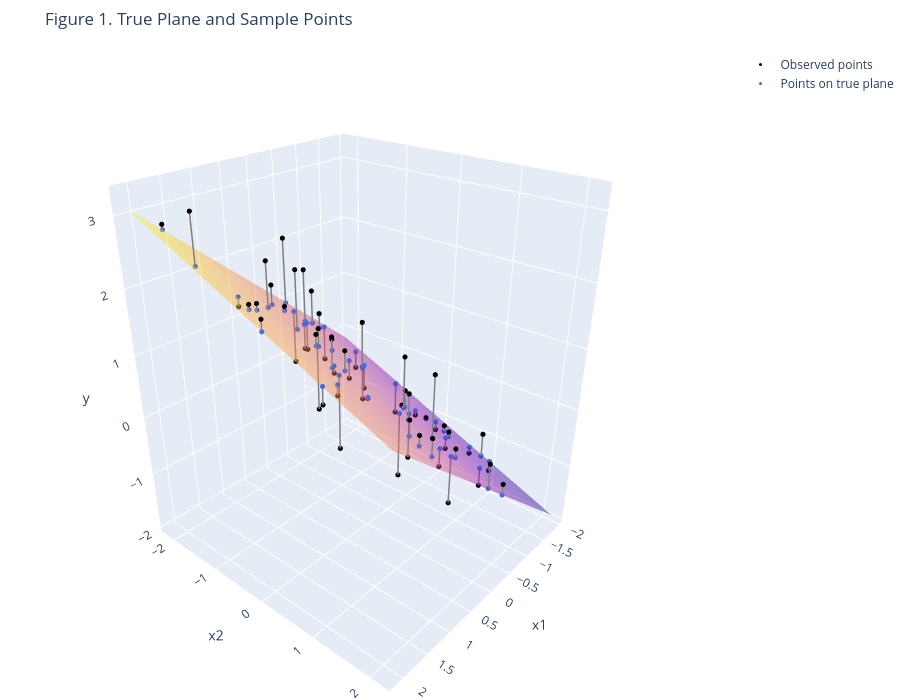
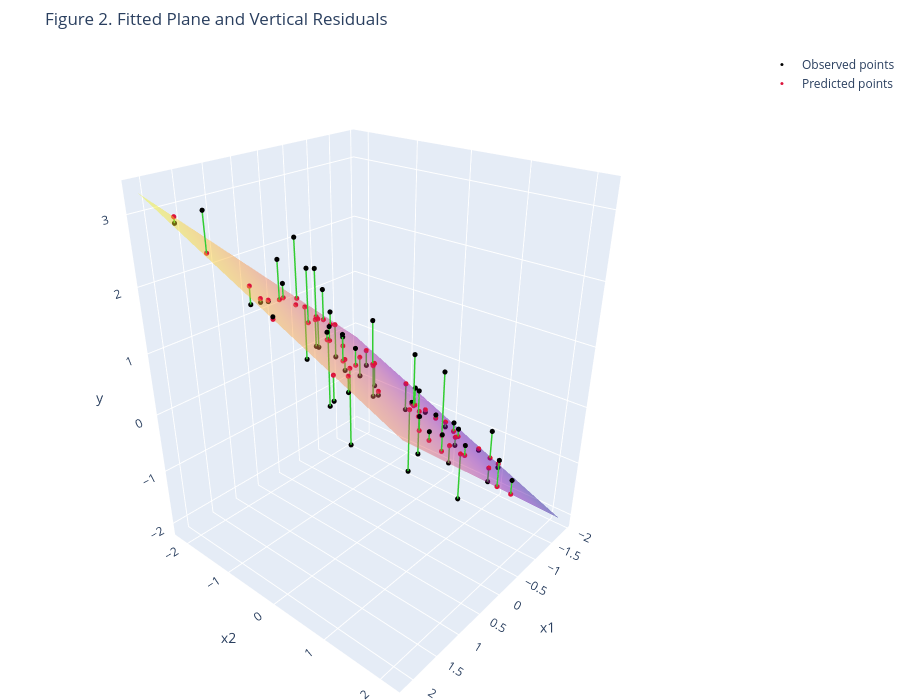

Notebook cell for these charts, in order:
### Markdown cell above
### 三维回归可视化的完整代码示例

### Code cell
# ============================================================
# 讲义版：三维回归平面、真实平面、拟合平面与竖直残差
# 说明：
# 1. 图 1：真实平面 + 样本点
# 2. 图 2：拟合平面 + 预测点 + 竖直残差
# 3. 使用 plotly 生成交互式图形，适合课堂演示
# ============================================================

import numpy as np
from sklearn.linear_model import LinearRegression
import plotly.graph_objects as go

# 创建 ./figs 子文件夹，用于保存生成的 HTML 图形
import os
if not os.path.exists('./figs'):
    os.makedirs('./figs')


# ------------------------------------------------------------
# 1. 生成模拟数据
#    这里设定一个“真实”的线性关系：
#    y = beta0 + beta1*x1 + beta2*x2 + error
# ------------------------------------------------------------
np.random.seed(123)

# 样本量
n = 60

# 生成两个自变量
x1 = np.random.uniform(-2.2, 2.2, n)
x2 = np.random.uniform(-2.2, 2.2, n)

# 真实参数
beta0_true = 0.5
beta1_true = 0.8
beta2_true = -0.4

# 随机扰动项
eps = np.random.normal(loc=0, scale=0.55, size=n)

# 真实平面上的“无误差部分”
y_true_plane = beta0_true + beta1_true * x1 + beta2_true * x2

# 实际观测值
y = y_true_plane + eps

# ------------------------------------------------------------
# 2. 拟合线性回归模型
# ------------------------------------------------------------
X = np.column_stack([x1, x2])

model = LinearRegression()
model.fit(X, y)

# 样本点的拟合值
y_hat = model.predict(X)

print("真实参数：")
print(f"beta0 = {beta0_true:.4f}, beta1 = {beta1_true:.4f}, beta2 = {beta2_true:.4f}")

print("\nOLS 估计结果：")
print(f"beta0_hat = {model.intercept_:.4f}")
print(f"beta1_hat = {model.coef_[0]:.4f}")
print(f"beta2_hat = {model.coef_[1]:.4f}")

# ------------------------------------------------------------
# 3. 构造网格点
#    用于绘制“真实平面”和“拟合平面”
# ------------------------------------------------------------
x1_grid = np.linspace(x1.min(), x1.max(), 35)
x2_grid = np.linspace(x2.min(), x2.max(), 35)
X1_grid, X2_grid = np.meshgrid(x1_grid, x2_grid)

# 真实平面
Y_true_grid = beta0_true + beta1_true * X1_grid + beta2_true * X2_grid

# 拟合平面
Y_hat_grid = (
    model.intercept_
    + model.coef_[0] * X1_grid
    + model.coef_[1] * X2_grid
)

# ============================================================
# 图 1：真实平面 + 样本点
# ============================================================
fig1 = go.Figure()

# 真实平面
fig1.add_trace(
    go.Surface(
        x=X1_grid,
        y=X2_grid,
        z=Y_true_grid,
        opacity=0.45,
        showscale=False,
        name="True plane"
    )
)

# 样本点
fig1.add_trace(
    go.Scatter3d(
        x=x1,
        y=x2,
        z=y,
        mode="markers",
        marker=dict(
            size=3,
            color="black"
        ),
        name="Observed points"
    )
)

# 可选：在样本点对应位置，标出“真实平面上的点”
# 这样读者可以更直观看到误差项的含义
fig1.add_trace(
    go.Scatter3d(
        x=x1,
        y=x2,
        z=y_true_plane,
        mode="markers",
        marker=dict(
            size=3,
            color="royalblue"
        ),
        name="Points on true plane"
    )
)

# 误差线：从真实平面到观测点
for i in range(n):
    fig1.add_trace(
        go.Scatter3d(
            x=[x1[i], x1[i]],
            y=[x2[i], x2[i]],
            z=[y_true_plane[i], y[i]],
            mode="lines",
            line=dict(
                width=3,
                color="gray"
            ),
            showlegend=False
        )
    )

fig1.update_layout(
    title="Figure 1. True Plane and Sample Points",
    scene=dict(
        xaxis_title="x1",
        yaxis_title="x2",
        zaxis_title="y",
        camera=dict(
            eye=dict(x=1.55, y=1.35, z=1.10)
        )
    ),
    width=900,
    height=700,
    margin=dict(l=0, r=0, b=0, t=50)
)

# ============================================================
# 图 2：拟合平面 + 预测点 + 竖直残差
# ============================================================
fig2 = go.Figure()

# 拟合平面
fig2.add_trace(
    go.Surface(
        x=X1_grid,
        y=X2_grid,
        z=Y_hat_grid,
        opacity=0.45,
        showscale=False,
        name="Fitted plane"
    )
)

# 真实观测点
fig2.add_trace(
    go.Scatter3d(
        x=x1,
        y=x2,
        z=y,
        mode="markers",
        marker=dict(
            size=3,
            color="black"
        ),
        name="Observed points"
    )
)

# 拟合点（位于拟合平面上）
fig2.add_trace(
    go.Scatter3d(
        x=x1,
        y=x2,
        z=y_hat,
        mode="markers",
        marker=dict(
            size=3,
            color="crimson"
        ),
        name="Predicted points"
    )
)

# 竖直残差线
# 注意：固定 x1、x2，仅在 y 方向连接真实值与拟合值
for i in range(n):
    fig2.add_trace(
        go.Scatter3d(
            x=[x1[i], x1[i]],
            y=[x2[i], x2[i]],
            z=[y[i], y_hat[i]],
            mode="lines",
            line=dict(
                width=3,
                color="limegreen"
            ),
            showlegend=False
        )
    )

fig2.update_layout(
    title="Figure 2. Fitted Plane and Vertical Residuals",
    scene=dict(
        xaxis_title="x1",
        yaxis_title="x2",
        zaxis_title="y",
        camera=dict(
            eye=dict(x=1.55, y=1.35, z=1.10)
        )
    ),
    width=900,
    height=700,
    margin=dict(l=0, r=0, b=0, t=50)
)

# ------------------------------------------------------------
# 4. 显示图形
# ------------------------------------------------------------
fig1.show()
fig2.show()

# ------------------------------------------------------------
# 5. 保存为 HTML
#    保存后可直接在浏览器中打开，适合课堂展示或放到课程网页
# ------------------------------------------------------------
fig1.write_html("./figs/fig_true_plane.html")
fig2.write_html("./figs/fig_fitted_plane_residuals.html")

### Figure 1 — Plotly figure (JSON) as saved in the notebook; plotly's stock layout.template omitted (floating-point values rounded to 4 significant figures; data arrays with more than 128 entries replaced by an {"elided": "..."} marker saying what was removed)
{"data": [{"name": "True plane", "opacity": 0.45, "showscale": false, "type": "surface", "x": {"elided": "35x35 float values"}, "y": {"elided": "35x35 float values"}, "z": {"elided": "35x35 float values"}}, {"marker": {"color": "black", "size": 3}, "mode": "markers", "name": "Observed points", "type": "scatter3d", "x": [0.8645, -0.941, -1.202, 0.2258, 0.9657, -0.3383, 2.115, 0.8133, -0.0839, -0.4747, -0.69, 1.008, -0.2703, -1.937, -0.4486, 1.047, -1.397, -1.428, 0.1388, 0.14, 0.5914, 1.537, 0.9876, 0.4885, 0.9788, -0.779, -0.6081, -1.196, -0.9077, 0.5763, -1.795, -0.2917, -0.3042, -0.02779, -0.3263, -0.8261, -0.3241, 1.731, 1.954, 0.008081, 0.5454, -1.691, -0.8039, -0.3748, 1.612, -1.098, -0.07465, 2.136, 0.08573, 0.4967, -1.669, 1.436, 0.4535, 0.1983, -0.6918, -0.8619, -0.3651, 0.7977, 1.652, 0.04586], "y": [0.745, 0.3781, 0.5496, 0.7686, 1.506, -1.834, 1.16, -1.128, -1.345, 0.3188, -1.779, 1.695, 0.5599, 0.983, -2.129, 0.4155, 0.2499, -1.501, -1.526, 0.8603, -0.7974, 0.8447, 0.2393, -0.4886, 1.871, 1.503, -0.6275, -2.008, -0.859, -0.448, 0.9018, 2.18, -0.634, 1.155, 0.41, 0.8435, -1.535, -0.4449, -1.14, -0.6888, 0.05776, 0.7331, -1.734, -1.624, -0.7833, 0.7109, 1.525, 0.2343, 1.56, -0.5067, -0.8061, -0.6412, -1.447, 1.448, -0.7098, 0.2304, 0.3456, 0.09475, -2.188, 2.149], "z": [0.88, -0.3853, -0.5826, -0.6509, 0.9044, 0.07994, 1.493, 2.285, 0.5667, 0.2684, 1.217, 0.7814, -0.6942, -1.626, 2.07, 0.05777, -0.8693, -0.3458, 1.288, 0.6794, 2.177, 1.244, 1.641, 1.361, 0.7957, -1.035, -0.2841, -0.2583, -0.2986, 1.317, -0.878, -0.4273, 0.2083, 1.009, 0.9103, -0.6929, 0.4019, 2.134, 3.217, 0.965, 1.219, -1.263, 0.8014, 1.699, 1.971, -0.5839, -0.02997, 2.271, -0.8318, 0.0678, -1.074, 1.998, 1.746, -0.2125, 0.988, -0.3604, 0.08084, 0.9936, 2.771, 0.06466]}, {"marker": {"color": "royalblue", "size": 3}, "mode": "markers", "name": "Points on true plane", "type": "scatter3d", "x": [0.8645, -0.941, -1.202, 0.2258, 0.9657, -0.3383, 2.115, 0.8133, -0.0839, -0.4747, -0.69, 1.008, -0.2703, -1.937, -0.4486, 1.047, -1.397, -1.428, 0.1388, 0.14, 0.5914, 1.537, 0.9876, 0.4885, 0.9788, -0.779, -0.6081, -1.196, -0.9077, 0.5763, -1.795, -0.2917, -0.3042, -0.02779, -0.3263, -0.8261, -0.3241, 1.731, 1.954, 0.008081, 0.5454, -1.691, -0.8039, -0.3748, 1.612, -1.098, -0.07465, 2.136, 0.08573, 0.4967, -1.669, 1.436, 0.4535, 0.1983, -0.6918, -0.8619, -0.3651, 0.7977, 1.652, 0.04586], "y": [0.745, 0.3781, 0.5496, 0.7686, 1.506, -1.834, 1.16, -1.128, -1.345, 0.3188, -1.779, 1.695, 0.5599, 0.983, -2.129, 0.4155, 0.2499, -1.501, -1.526, 0.8603, -0.7974, 0.8447, 0.2393, -0.4886, 1.871, 1.503, -0.6275, -2.008, -0.859, -0.448, 0.9018, 2.18, -0.634, 1.155, 0.41, 0.8435, -1.535, -0.4449, -1.14, -0.6888, 0.05776, 0.7331, -1.734, -1.624, -0.7833, 0.7109, 1.525, 0.2343, 1.56, -0.5067, -0.8061, -0.6412, -1.447, 1.448, -0.7098, 0.2304, 0.3456, 0.09475, -2.188, 2.149], "z": [0.8936, -0.404, -0.6813, 0.3732, 0.67, 0.9629, 1.728, 1.602, 0.971, -0.007271, 0.6595, 0.6281, 0.05982, -1.443, 0.9927, 1.172, -0.7176, -0.04218, 1.222, 0.2679, 1.292, 1.392, 1.194, 1.086, 0.5348, -0.7245, 0.2645, 0.3468, 0.1175, 1.14, -1.297, -0.6052, 0.5102, 0.01569, 0.07493, -0.4982, 0.8548, 2.063, 2.52, 0.782, 0.9132, -1.146, 0.5504, 0.8498, 2.103, -0.6628, -0.1696, 2.115, -0.05525, 1.1, -0.5129, 1.905, 1.442, 0.0794, 0.2305, -0.2817, 0.06967, 1.1, 2.697, -0.3228]}, {"line": {"color": "gray", "width": 3}, "mode": "lines", "showlegend": false, "type": "scatter3d", "x": [0.8645, 0.8645], "y": [0.745, 0.745], "z": [0.8936, 0.88]}, {"line": {"color": "gray", "width": 3}, "mode": "lines", "showlegend": false, "type": "scatter3d", "x": [-0.941, -0.941], "y": [0.3781, 0.3781], "z": [-0.404, -0.3853]}, {"line": {"color": "gray", "width": 3}, "mode": "lines", "showlegend": false, "type": "scatter3d", "x": [-1.202, -1.202], "y": [0.5496, 0.5496], "z": [-0.6813, -0.5826]}, {"line": {"color": "gray", "width": 3}, "mode": "lines", "showlegend": false, "type": "scatter3d", "x": [0.2258, 0.2258], "y": [0.7686, 0.7686], "z": [0.3732, -0.6509]}, {"line": {"color": "gray", "width": 3}, "mode": "lines", "showlegend": false, "type": "scatter3d", "x": [0.9657, 0.9657], "y": [1.506, 1.506], "z": [0.67, 0.9044]}, {"line": {"color": "gray", "width": 3}, "mode": "lines", "showlegend": false, "type": "scatter3d", "x": [-0.3383, -0.3383], "y": [-1.834, -1.834], "z": [0.9629, 0.07994]}, {"line": {"color": "gray", "width": 3}, "mode": "lines", "showlegend": false, "type": "scatter3d", "x": [2.115, 2.115], "y": [1.16, 1.16], "z": [1.728, 1.493]}, {"line": {"color": "gray", "width": 3}, "mode": "lines", "showlegend": false, "type": "scatter3d", "x": [0.8133, 0.8133], "y": [-1.128, -1.128], "z": [1.602, 2.285]}, {"line": {"color": "gray", "width": 3}, "mode": "lines", "showlegend": false, "type": "scatter3d", "x": [-0.0839, -0.0839], "y": [-1.345, -1.345], "z": [0.971, 0.5667]}, {"line": {"color": "gray", "width": 3}, "mode": "lines", "showlegend": false, "type": "scatter3d", "x": [-0.4747, -0.4747], "y": [0.3188, 0.3188], "z": [-0.007271, 0.2684]}, {"line": {"color": "gray", "width": 3}, "mode": "lines", "showlegend": false, "type": "scatter3d", "x": [-0.69, -0.69], "y": [-1.779, -1.779], "z": [0.6595, 1.217]}, {"line": {"color": "gray", "width": 3}, "mode": "lines", "showlegend": false, "type": "scatter3d", "x": [1.008, 1.008], "y": [1.695, 1.695], "z": [0.6281, 0.7814]}, {"line": {"color": "gray", "width": 3}, "mode": "lines", "showlegend": false, "type": "scatter3d", "x": [-0.2703, -0.2703], "y": [0.5599, 0.5599], "z": [0.05982, -0.6942]}, {"line": {"color": "gray", "width": 3}, "mode": "lines", "showlegend": false, "type": "scatter3d", "x": [-1.937, -1.937], "y": [0.983, 0.983], "z": [-1.443, -1.626]}, {"line": {"color": "gray", "width": 3}, "mode": "lines", "showlegend": false, "type": "scatter3d", "x": [-0.4486, -0.4486], "y": [-2.129, -2.129], "z": [0.9927, 2.07]}, {"line": {"color": "gray", "width": 3}, "mode": "lines", "showlegend": false, "type": "scatter3d", "x": [1.047, 1.047], "y": [0.4155, 0.4155], "z": [1.172, 0.05777]}, {"line": {"color": "gray", "width": 3}, "mode": "lines", "showlegend": false, "type": "scatter3d", "x": [-1.397, -1.397], "y": [0.2499, 0.2499], "z": [-0.7176, -0.8693]}, {"line": {"color": "gray", "width": 3}, "mode": "lines", "showlegend": false, "type": "scatter3d", "x": [-1.428, -1.428], "y": [-1.501, -1.501], "z": [-0.04218, -0.3458]}, {"line": {"color": "gray", "width": 3}, "mode": "lines", "showlegend": false, "type": "scatter3d", "x": [0.1388, 0.1388], "y": [-1.526, -1.526], "z": [1.222, 1.288]}, {"line": {"color": "gray", "width": 3}, "mode": "lines", "showlegend": false, "type": "scatter3d", "x": [0.14, 0.14], "y": [0.8603, 0.8603], "z": [0.2679, 0.6794]}, {"line": {"color": "gray", "width": 3}, "mode": "lines", "showlegend": false, "type": "scatter3d", "x": [0.5914, 0.5914], "y": [-0.7974, -0.7974], "z": [1.292, 2.177]}, {"line": {"color": "gray", "width": 3}, "mode": "lines", "showlegend": false, "type": "scatter3d", "x": [1.537, 1.537], "y": [0.8447, 0.8447], "z": [1.392, 1.244]}, {"line": {"color": "gray", "width": 3}, "mode": "lines", "showlegend": false, "type": "scatter3d", "x": [0.9876, 0.9876], "y": [0.2393, 0.2393], "z": [1.194, 1.641]}, {"line": {"color": "gray", "width": 3}, "mode": "lines", "showlegend": false, "type": "scatter3d", "x": [0.4885, 0.4885], "y": [-0.4886, -0.4886], "z": [1.086, 1.361]}, {"line": {"color": "gray", "width": 3}, "mode": "lines", "showlegend": false, "type": "scatter3d", "x": [0.9788, 0.9788], "y": [1.871, 1.871], "z": [0.5348, 0.7957]}, {"line": {"color": "gray", "width": 3}, "mode": "lines", "showlegend": false, "type": "scatter3d", "x": [-0.779, -0.779], "y": [1.503, 1.503], "z": [-0.7245, -1.035]}, {"line": {"color": "gray", "width": 3}, "mode": "lines", "showlegend": false, "type": "scatter3d", "x": [-0.6081, -0.6081], "y": [-0.6275, -0.6275], "z": [0.2645, -0.2841]}, {"line": {"color": "gray", "width": 3}, "mode": "lines", "showlegend": false, "type": "scatter3d", "x": [-1.196, -1.196], "y": [-2.008, -2.008], "z": [0.3468, -0.2583]}, {"line": {"color": "gray", "width": 3}, "mode": "lines", "showlegend": false, "type": "scatter3d", "x": [-0.9077, -0.9077], "y": [-0.859, -0.859], "z": [0.1175, -0.2986]}, {"line": {"color": "gray", "width": 3}, "mode": "lines", "showlegend": false, "type": "scatter3d", "x": [0.5763, 0.5763], "y": [-0.448, -0.448], "z": [1.14, 1.317]}, {"line": {"color": "gray", "width": 3}, "mode": "lines", "showlegend": false, "type": "scatter3d", "x": [-1.795, -1.795], "y": [0.9018, 0.9018], "z": [-1.297, -0.878]}, {"line": {"color": "gray", "width": 3}, "mode": "lines", "showlegend": false, "type": "scatter3d", "x": [-0.2917, -0.2917], "y": [2.18, 2.18], "z": [-0.6052, -0.4273]}, {"line": {"color": "gray", "width": 3}, "mode": "lines", "showlegend": false, "type": "scatter3d", "x": [-0.3042, -0.3042], "y": [-0.634, -0.634], "z": [0.5102, 0.2083]}, {"line": {"color": "gray", "width": 3}, "mode": "lines", "showlegend": false, "type": "scatter3d", "x": [-0.02779, -0.02779], "y": [1.155, 1.155], "z": [0.01569, 1.009]}, {"line": {"color": "gray", "width": 3}, "mode": "lines", "showlegend": false, "type": "scatter3d", "x": [-0.3263, -0.3263], "y": [0.41, 0.41], "z": [0.07493, 0.9103]}, {"line": {"color": "gray", "width": 3}, "mode": "lines", "showlegend": false, "type": "scatter3d", "x": [-0.8261, -0.8261], "y": [0.8435, 0.8435], "z": [-0.4982, -0.6929]}, {"line": {"color": "gray", "width": 3}, "mode": "lines", "showlegend": false, "type": "scatter3d", "x": [-0.3241, -0.3241], "y": [-1.535, -1.535], "z": [0.8548, 0.4019]}, {"line": {"color": "gray", "width": 3}, "mode": "lines", "showlegend": false, "type": "scatter3d", "x": [1.731, 1.731], "y": [-0.4449, -0.4449], "z": [2.063, 2.134]}, {"line": {"color": "gray", "width": 3}, "mode": "lines", "showlegend": false, "type": "scatter3d", "x": [1.954, 1.954], "y": [-1.14, -1.14], "z": [2.52, 3.217]}, {"line": {"color": "gray", "width": 3}, "mode": "lines", "showlegend": false, "type": "scatter3d", "x": [0.008081, 0.008081], "y": [-0.6888, -0.6888], "z": [0.782, 0.965]}, {"line": {"color": "gray", "width": 3}, "mode": "lines", "showlegend": false, "type": "scatter3d", "x": [0.5454, 0.5454], "y": [0.05776, 0.05776], "z": [0.9132, 1.219]}, {"line": {"color": "gray", "width": 3}, "mode": "lines", "showlegend": false, "type": "scatter3d", "x": [-1.691, -1.691], "y": [0.7331, 0.7331], "z": [-1.146, -1.263]}, {"line": {"color": "gray", "width": 3}, "mode": "lines", "showlegend": false, "type": "scatter3d", "x": [-0.8039, -0.8039], "y": [-1.734, -1.734], "z": [0.5504, 0.8014]}, {"line": {"color": "gray", "width": 3}, "mode": "lines", "showlegend": false, "type": "scatter3d", "x": [-0.3748, -0.3748], "y": [-1.624, -1.624], "z": [0.8498, 1.699]}, {"line": {"color": "gray", "width": 3}, "mode": "lines", "showlegend": false, "type": "scatter3d", "x": [1.612, 1.612], "y": [-0.7833, -0.7833], "z": [2.103, 1.971]}, {"line": {"color": "gray", "width": 3}, "mode": "lines", "showlegend": false, "type": "scatter3d", "x": [-1.098, -1.098], "y": [0.7109, 0.7109], "z": [-0.6628, -0.5839]}, {"line": {"color": "gray", "width": 3}, "mode": "lines", "showlegend": false, "type": "scatter3d", "x": [-0.07465, -0.07465], "y": [1.525, 1.525], "z": [-0.1696, -0.02997]}, {"line": {"color": "gray", "width": 3}, "mode": "lines", "showlegend": false, "type": "scatter3d", "x": [2.136, 2.136], "y": [0.2343, 0.2343], "z": [2.115, 2.271]}, {"line": {"color": "gray", "width": 3}, "mode": "lines", "showlegend": false, "type": "scatter3d", "x": [0.08573, 0.08573], "y": [1.56, 1.56], "z": [-0.05525, -0.8318]}, {"line": {"color": "gray", "width": 3}, "mode": "lines", "showlegend": false, "type": "scatter3d", "x": [0.4967, 0.4967], "y": [-0.5067, -0.5067], "z": [1.1, 0.0678]}, {"line": {"color": "gray", "width": 3}, "mode": "lines", "showlegend": false, "type": "scatter3d", "x": [-1.669, -1.669], "y": [-0.8061, -0.8061], "z": [-0.5129, -1.074]}, {"line": {"color": "gray", "width": 3}, "mode": "lines", "showlegend": false, "type": "scatter3d", "x": [1.436, 1.436], "y": [-0.6412, -0.6412], "z": [1.905, 1.998]}, {"line": {"color": "gray", "width": 3}, "mode": "lines", "showlegend": false, "type": "scatter3d", "x": [0.4535, 0.4535], "y": [-1.447, -1.447], "z": [1.442, 1.746]}, {"line": {"color": "gray", "width": 3}, "mode": "lines", "showlegend": false, "type": "scatter3d", "x": [0.1983, 0.1983], "y": [1.448, 1.448], "z": [0.0794, -0.2125]}, {"line": {"color": "gray", "width": 3}, "mode": "lines", "showlegend": false, "type": "scatter3d", "x": [-0.6918, -0.6918], "y": [-0.7098, -0.7098], "z": [0.2305, 0.988]}, {"line": {"color": "gray", "width": 3}, "mode": "lines", "showlegend": false, "type": "scatter3d", "x": [-0.8619, -0.8619], "y": [0.2304, 0.2304], "z": [-0.2817, -0.3604]}, {"line": {"color": "gray", "width": 3}, "mode": "lines", "showlegend": false, "type": "scatter3d", "x": [-0.3651, -0.3651], "y": [0.3456, 0.3456], "z": [0.06967, 0.08084]}, {"line": {"color": "gray", "width": 3}, "mode": "lines", "showlegend": false, "type": "scatter3d", "x": [0.7977, 0.7977], "y": [0.09475, 0.09475], "z": [1.1, 0.9936]}, {"line": {"color": "gray", "width": 3}, "mode": "lines", "showlegend": false, "type": "scatter3d", "x": [1.652, 1.652], "y": [-2.188, -2.188], "z": [2.697, 2.771]}, {"line": {"color": "gray", "width": 3}, "mode": "lines", "showlegend": false, "type": "scatter3d", "x": [0.04586, 0.04586], "y": [2.149, 2.149], "z": [-0.3228, 0.06466]}], "layout": {"height": 700, "margin": {"b": 0, "l": 0, "r": 0, "t": 50}, "scene": {"camera": {"eye": {"x": 1.55, "y": 1.35, "z": 1.1}}, "xaxis": {"title": {"text": "x1"}}, "yaxis": {"title": {"text": "x2"}}, "zaxis": {"title": {"text": "y"}}}, "title": {"text": "Figure 1. True Plane and Sample Points"}, "width": 900}}

### Figure 2 — Plotly figure (JSON) as saved in the notebook; plotly's stock layout.template omitted (floating-point values rounded to 4 significant figures; data arrays with more than 128 entries replaced by an {"elided": "..."} marker saying what was removed)
{"data": [{"name": "Fitted plane", "opacity": 0.45, "showscale": false, "type": "surface", "x": {"elided": "35x35 float values"}, "y": {"elided": "35x35 float values"}, "z": {"elided": "35x35 float values"}}, {"marker": {"color": "black", "size": 3}, "mode": "markers", "name": "Observed points", "type": "scatter3d", "x": [0.8645, -0.941, -1.202, 0.2258, 0.9657, -0.3383, 2.115, 0.8133, -0.0839, -0.4747, -0.69, 1.008, -0.2703, -1.937, -0.4486, 1.047, -1.397, -1.428, 0.1388, 0.14, 0.5914, 1.537, 0.9876, 0.4885, 0.9788, -0.779, -0.6081, -1.196, -0.9077, 0.5763, -1.795, -0.2917, -0.3042, -0.02779, -0.3263, -0.8261, -0.3241, 1.731, 1.954, 0.008081, 0.5454, -1.691, -0.8039, -0.3748, 1.612, -1.098, -0.07465, 2.136, 0.08573, 0.4967, -1.669, 1.436, 0.4535, 0.1983, -0.6918, -0.8619, -0.3651, 0.7977, 1.652, 0.04586], "y": [0.745, 0.3781, 0.5496, 0.7686, 1.506, -1.834, 1.16, -1.128, -1.345, 0.3188, -1.779, 1.695, 0.5599, 0.983, -2.129, 0.4155, 0.2499, -1.501, -1.526, 0.8603, -0.7974, 0.8447, 0.2393, -0.4886, 1.871, 1.503, -0.6275, -2.008, -0.859, -0.448, 0.9018, 2.18, -0.634, 1.155, 0.41, 0.8435, -1.535, -0.4449, -1.14, -0.6888, 0.05776, 0.7331, -1.734, -1.624, -0.7833, 0.7109, 1.525, 0.2343, 1.56, -0.5067, -0.8061, -0.6412, -1.447, 1.448, -0.7098, 0.2304, 0.3456, 0.09475, -2.188, 2.149], "z": [0.88, -0.3853, -0.5826, -0.6509, 0.9044, 0.07994, 1.493, 2.285, 0.5667, 0.2684, 1.217, 0.7814, -0.6942, -1.626, 2.07, 0.05777, -0.8693, -0.3458, 1.288, 0.6794, 2.177, 1.244, 1.641, 1.361, 0.7957, -1.035, -0.2841, -0.2583, -0.2986, 1.317, -0.878, -0.4273, 0.2083, 1.009, 0.9103, -0.6929, 0.4019, 2.134, 3.217, 0.965, 1.219, -1.263, 0.8014, 1.699, 1.971, -0.5839, -0.02997, 2.271, -0.8318, 0.0678, -1.074, 1.998, 1.746, -0.2125, 0.988, -0.3604, 0.08084, 0.9936, 2.771, 0.06466]}, {"marker": {"color": "crimson", "size": 3}, "mode": "markers", "name": "Predicted points", "type": "scatter3d", "x": [0.8645, -0.941, -1.202, 0.2258, 0.9657, -0.3383, 2.115, 0.8133, -0.0839, -0.4747, -0.69, 1.008, -0.2703, -1.937, -0.4486, 1.047, -1.397, -1.428, 0.1388, 0.14, 0.5914, 1.537, 0.9876, 0.4885, 0.9788, -0.779, -0.6081, -1.196, -0.9077, 0.5763, -1.795, -0.2917, -0.3042, -0.02779, -0.3263, -0.8261, -0.3241, 1.731, 1.954, 0.008081, 0.5454, -1.691, -0.8039, -0.3748, 1.612, -1.098, -0.07465, 2.136, 0.08573, 0.4967, -1.669, 1.436, 0.4535, 0.1983, -0.6918, -0.8619, -0.3651, 0.7977, 1.652, 0.04586], "y": [0.745, 0.3781, 0.5496, 0.7686, 1.506, -1.834, 1.16, -1.128, -1.345, 0.3188, -1.779, 1.695, 0.5599, 0.983, -2.129, 0.4155, 0.2499, -1.501, -1.526, 0.8603, -0.7974, 0.8447, 0.2393, -0.4886, 1.871, 1.503, -0.6275, -2.008, -0.859, -0.448, 0.9018, 2.18, -0.634, 1.155, 0.41, 0.8435, -1.535, -0.4449, -1.14, -0.6888, 0.05776, 0.7331, -1.734, -1.624, -0.7833, 0.7109, 1.525, 0.2343, 1.56, -0.5067, -0.8061, -0.6412, -1.447, 1.448, -0.7098, 0.2304, 0.3456, 0.09475, -2.188, 2.149], "z": [0.938, -0.4445, -0.74, 0.3835, 0.6995, 1.013, 1.827, 1.693, 1.021, -0.0217, 0.6896, 0.6548, 0.0497, -1.552, 1.045, 1.234, -0.7785, -0.05821, 1.288, 0.2713, 1.363, 1.469, 1.259, 1.144, 0.5553, -0.7864, 0.2682, 0.3564, 0.1117, 1.201, -1.396, -0.6595, 0.5301, 0.002455, 0.06586, -0.545, 0.8975, 2.184, 2.671, 0.8197, 0.9592, -1.236, 0.5733, 0.8923, 2.227, -0.7203, -0.1951, 2.24, -0.07328, 1.159, -0.5601, 2.016, 1.523, 0.07024, 0.232, -0.314, 0.06027, 1.159, 2.861, -0.3586]}, {"line": {"color": "limegreen", "width": 3}, "mode": "lines", "showlegend": false, "type": "scatter3d", "x": [0.8645, 0.8645], "y": [0.745, 0.745], "z": [0.88, 0.938]}, {"line": {"color": "limegreen", "width": 3}, "mode": "lines", "showlegend": false, "type": "scatter3d", "x": [-0.941, -0.941], "y": [0.3781, 0.3781], "z": [-0.3853, -0.4445]}, {"line": {"color": "limegreen", "width": 3}, "mode": "lines", "showlegend": false, "type": "scatter3d", "x": [-1.202, -1.202], "y": [0.5496, 0.5496], "z": [-0.5826, -0.74]}, {"line": {"color": "limegreen", "width": 3}, "mode": "lines", "showlegend": false, "type": "scatter3d", "x": [0.2258, 0.2258], "y": [0.7686, 0.7686], "z": [-0.6509, 0.3835]}, {"line": {"color": "limegreen", "width": 3}, "mode": "lines", "showlegend": false, "type": "scatter3d", "x": [0.9657, 0.9657], "y": [1.506, 1.506], "z": [0.9044, 0.6995]}, {"line": {"color": "limegreen", "width": 3}, "mode": "lines", "showlegend": false, "type": "scatter3d", "x": [-0.3383, -0.3383], "y": [-1.834, -1.834], "z": [0.07994, 1.013]}, {"line": {"color": "limegreen", "width": 3}, "mode": "lines", "showlegend": false, "type": "scatter3d", "x": [2.115, 2.115], "y": [1.16, 1.16], "z": [1.493, 1.827]}, {"line": {"color": "limegreen", "width": 3}, "mode": "lines", "showlegend": false, "type": "scatter3d", "x": [0.8133, 0.8133], "y": [-1.128, -1.128], "z": [2.285, 1.693]}, {"line": {"color": "limegreen", "width": 3}, "mode": "lines", "showlegend": false, "type": "scatter3d", "x": [-0.0839, -0.0839], "y": [-1.345, -1.345], "z": [0.5667, 1.021]}, {"line": {"color": "limegreen", "width": 3}, "mode": "lines", "showlegend": false, "type": "scatter3d", "x": [-0.4747, -0.4747], "y": [0.3188, 0.3188], "z": [0.2684, -0.0217]}, {"line": {"color": "limegreen", "width": 3}, "mode": "lines", "showlegend": false, "type": "scatter3d", "x": [-0.69, -0.69], "y": [-1.779, -1.779], "z": [1.217, 0.6896]}, {"line": {"color": "limegreen", "width": 3}, "mode": "lines", "showlegend": false, "type": "scatter3d", "x": [1.008, 1.008], "y": [1.695, 1.695], "z": [0.7814, 0.6548]}, {"line": {"color": "limegreen", "width": 3}, "mode": "lines", "showlegend": false, "type": "scatter3d", "x": [-0.2703, -0.2703], "y": [0.5599, 0.5599], "z": [-0.6942, 0.0497]}, {"line": {"color": "limegreen", "width": 3}, "mode": "lines", "showlegend": false, "type": "scatter3d", "x": [-1.937, -1.937], "y": [0.983, 0.983], "z": [-1.626, -1.552]}, {"line": {"color": "limegreen", "width": 3}, "mode": "lines", "showlegend": false, "type": "scatter3d", "x": [-0.4486, -0.4486], "y": [-2.129, -2.129], "z": [2.07, 1.045]}, {"line": {"color": "limegreen", "width": 3}, "mode": "lines", "showlegend": false, "type": "scatter3d", "x": [1.047, 1.047], "y": [0.4155, 0.4155], "z": [0.05777, 1.234]}, {"line": {"color": "limegreen", "width": 3}, "mode": "lines", "showlegend": false, "type": "scatter3d", "x": [-1.397, -1.397], "y": [0.2499, 0.2499], "z": [-0.8693, -0.7785]}, {"line": {"color": "limegreen", "width": 3}, "mode": "lines", "showlegend": false, "type": "scatter3d", "x": [-1.428, -1.428], "y": [-1.501, -1.501], "z": [-0.3458, -0.05821]}, {"line": {"color": "limegreen", "width": 3}, "mode": "lines", "showlegend": false, "type": "scatter3d", "x": [0.1388, 0.1388], "y": [-1.526, -1.526], "z": [1.288, 1.288]}, {"line": {"color": "limegreen", "width": 3}, "mode": "lines", "showlegend": false, "type": "scatter3d", "x": [0.14, 0.14], "y": [0.8603, 0.8603], "z": [0.6794, 0.2713]}, {"line": {"color": "limegreen", "width": 3}, "mode": "lines", "showlegend": false, "type": "scatter3d", "x": [0.5914, 0.5914], "y": [-0.7974, -0.7974], "z": [2.177, 1.363]}, {"line": {"color": "limegreen", "width": 3}, "mode": "lines", "showlegend": false, "type": "scatter3d", "x": [1.537, 1.537], "y": [0.8447, 0.8447], "z": [1.244, 1.469]}, {"line": {"color": "limegreen", "width": 3}, "mode": "lines", "showlegend": false, "type": "scatter3d", "x": [0.9876, 0.9876], "y": [0.2393, 0.2393], "z": [1.641, 1.259]}, {"line": {"color": "limegreen", "width": 3}, "mode": "lines", "showlegend": false, "type": "scatter3d", "x": [0.4885, 0.4885], "y": [-0.4886, -0.4886], "z": [1.361, 1.144]}, {"line": {"color": "limegreen", "width": 3}, "mode": "lines", "showlegend": false, "type": "scatter3d", "x": [0.9788, 0.9788], "y": [1.871, 1.871], "z": [0.7957, 0.5553]}, {"line": {"color": "limegreen", "width": 3}, "mode": "lines", "showlegend": false, "type": "scatter3d", "x": [-0.779, -0.779], "y": [1.503, 1.503], "z": [-1.035, -0.7864]}, {"line": {"color": "limegreen", "width": 3}, "mode": "lines", "showlegend": false, "type": "scatter3d", "x": [-0.6081, -0.6081], "y": [-0.6275, -0.6275], "z": [-0.2841, 0.2682]}, {"line": {"color": "limegreen", "width": 3}, "mode": "lines", "showlegend": false, "type": "scatter3d", "x": [-1.196, -1.196], "y": [-2.008, -2.008], "z": [-0.2583, 0.3564]}, {"line": {"color": "limegreen", "width": 3}, "mode": "lines", "showlegend": false, "type": "scatter3d", "x": [-0.9077, -0.9077], "y": [-0.859, -0.859], "z": [-0.2986, 0.1117]}, {"line": {"color": "limegreen", "width": 3}, "mode": "lines", "showlegend": false, "type": "scatter3d", "x": [0.5763, 0.5763], "y": [-0.448, -0.448], "z": [1.317, 1.201]}, {"line": {"color": "limegreen", "width": 3}, "mode": "lines", "showlegend": false, "type": "scatter3d", "x": [-1.795, -1.795], "y": [0.9018, 0.9018], "z": [-0.878, -1.396]}, {"line": {"color": "limegreen", "width": 3}, "mode": "lines", "showlegend": false, "type": "scatter3d", "x": [-0.2917, -0.2917], "y": [2.18, 2.18], "z": [-0.4273, -0.6595]}, {"line": {"color": "limegreen", "width": 3}, "mode": "lines", "showlegend": false, "type": "scatter3d", "x": [-0.3042, -0.3042], "y": [-0.634, -0.634], "z": [0.2083, 0.5301]}, {"line": {"color": "limegreen", "width": 3}, "mode": "lines", "showlegend": false, "type": "scatter3d", "x": [-0.02779, -0.02779], "y": [1.155, 1.155], "z": [1.009, 0.002455]}, {"line": {"color": "limegreen", "width": 3}, "mode": "lines", "showlegend": false, "type": "scatter3d", "x": [-0.3263, -0.3263], "y": [0.41, 0.41], "z": [0.9103, 0.06586]}, {"line": {"color": "limegreen", "width": 3}, "mode": "lines", "showlegend": false, "type": "scatter3d", "x": [-0.8261, -0.8261], "y": [0.8435, 0.8435], "z": [-0.6929, -0.545]}, {"line": {"color": "limegreen", "width": 3}, "mode": "lines", "showlegend": false, "type": "scatter3d", "x": [-0.3241, -0.3241], "y": [-1.535, -1.535], "z": [0.4019, 0.8975]}, {"line": {"color": "limegreen", "width": 3}, "mode": "lines", "showlegend": false, "type": "scatter3d", "x": [1.731, 1.731], "y": [-0.4449, -0.4449], "z": [2.134, 2.184]}, {"line": {"color": "limegreen", "width": 3}, "mode": "lines", "showlegend": false, "type": "scatter3d", "x": [1.954, 1.954], "y": [-1.14, -1.14], "z": [3.217, 2.671]}, {"line": {"color": "limegreen", "width": 3}, "mode": "lines", "showlegend": false, "type": "scatter3d", "x": [0.008081, 0.008081], "y": [-0.6888, -0.6888], "z": [0.965, 0.8197]}, {"line": {"color": "limegreen", "width": 3}, "mode": "lines", "showlegend": false, "type": "scatter3d", "x": [0.5454, 0.5454], "y": [0.05776, 0.05776], "z": [1.219, 0.9592]}, {"line": {"color": "limegreen", "width": 3}, "mode": "lines", "showlegend": false, "type": "scatter3d", "x": [-1.691, -1.691], "y": [0.7331, 0.7331], "z": [-1.263, -1.236]}, {"line": {"color": "limegreen", "width": 3}, "mode": "lines", "showlegend": false, "type": "scatter3d", "x": [-0.8039, -0.8039], "y": [-1.734, -1.734], "z": [0.8014, 0.5733]}, {"line": {"color": "limegreen", "width": 3}, "mode": "lines", "showlegend": false, "type": "scatter3d", "x": [-0.3748, -0.3748], "y": [-1.624, -1.624], "z": [1.699, 0.8923]}, {"line": {"color": "limegreen", "width": 3}, "mode": "lines", "showlegend": false, "type": "scatter3d", "x": [1.612, 1.612], "y": [-0.7833, -0.7833], "z": [1.971, 2.227]}, {"line": {"color": "limegreen", "width": 3}, "mode": "lines", "showlegend": false, "type": "scatter3d", "x": [-1.098, -1.098], "y": [0.7109, 0.7109], "z": [-0.5839, -0.7203]}, {"line": {"color": "limegreen", "width": 3}, "mode": "lines", "showlegend": false, "type": "scatter3d", "x": [-0.07465, -0.07465], "y": [1.525, 1.525], "z": [-0.02997, -0.1951]}, {"line": {"color": "limegreen", "width": 3}, "mode": "lines", "showlegend": false, "type": "scatter3d", "x": [2.136, 2.136], "y": [0.2343, 0.2343], "z": [2.271, 2.24]}, {"line": {"color": "limegreen", "width": 3}, "mode": "lines", "showlegend": false, "type": "scatter3d", "x": [0.08573, 0.08573], "y": [1.56, 1.56], "z": [-0.8318, -0.07328]}, {"line": {"color": "limegreen", "width": 3}, "mode": "lines", "showlegend": false, "type": "scatter3d", "x": [0.4967, 0.4967], "y": [-0.5067, -0.5067], "z": [0.0678, 1.159]}, {"line": {"color": "limegreen", "width": 3}, "mode": "lines", "showlegend": false, "type": "scatter3d", "x": [-1.669, -1.669], "y": [-0.8061, -0.8061], "z": [-1.074, -0.5601]}, {"line": {"color": "limegreen", "width": 3}, "mode": "lines", "showlegend": false, "type": "scatter3d", "x": [1.436, 1.436], "y": [-0.6412, -0.6412], "z": [1.998, 2.016]}, {"line": {"color": "limegreen", "width": 3}, "mode": "lines", "showlegend": false, "type": "scatter3d", "x": [0.4535, 0.4535], "y": [-1.447, -1.447], "z": [1.746, 1.523]}, {"line": {"color": "limegreen", "width": 3}, "mode": "lines", "showlegend": false, "type": "scatter3d", "x": [0.1983, 0.1983], "y": [1.448, 1.448], "z": [-0.2125, 0.07024]}, {"line": {"color": "limegreen", "width": 3}, "mode": "lines", "showlegend": false, "type": "scatter3d", "x": [-0.6918, -0.6918], "y": [-0.7098, -0.7098], "z": [0.988, 0.232]}, {"line": {"color": "limegreen", "width": 3}, "mode": "lines", "showlegend": false, "type": "scatter3d", "x": [-0.8619, -0.8619], "y": [0.2304, 0.2304], "z": [-0.3604, -0.314]}, {"line": {"color": "limegreen", "width": 3}, "mode": "lines", "showlegend": false, "type": "scatter3d", "x": [-0.3651, -0.3651], "y": [0.3456, 0.3456], "z": [0.08084, 0.06027]}, {"line": {"color": "limegreen", "width": 3}, "mode": "lines", "showlegend": false, "type": "scatter3d", "x": [0.7977, 0.7977], "y": [0.09475, 0.09475], "z": [0.9936, 1.159]}, {"line": {"color": "limegreen", "width": 3}, "mode": "lines", "showlegend": false, "type": "scatter3d", "x": [1.652, 1.652], "y": [-2.188, -2.188], "z": [2.771, 2.861]}, {"line": {"color": "limegreen", "width": 3}, "mode": "lines", "showlegend": false, "type": "scatter3d", "x": [0.04586, 0.04586], "y": [2.149, 2.149], "z": [0.06466, -0.3586]}], "layout": {"height": 700, "margin": {"b": 0, "l": 0, "r": 0, "t": 50}, "scene": {"camera": {"eye": {"x": 1.55, "y": 1.35, "z": 1.1}}, "xaxis": {"title": {"text": "x1"}}, "yaxis": {"title": {"text": "x2"}}, "zaxis": {"title": {"text": "y"}}}, "title": {"text": "Figure 2. Fitted Plane and Vertical Residuals"}, "width": 900}}
